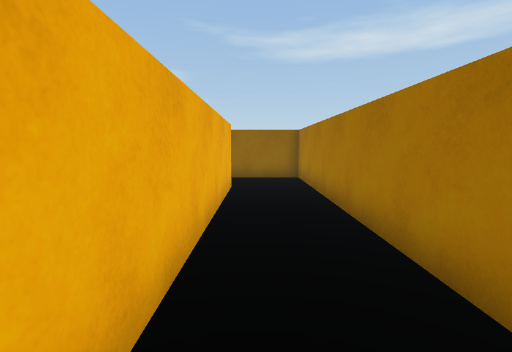
view 1 (above)

13 first-person views from a walk through a 3-D level made in the Unity game engine. The camera is 1.3 m above the floor, tilts 6° down and sees 85° across. The floor is counted in squares, 1 m on a side. Each view is taken from the middle of a square. On the plan, view 1 faces up. The plan holds only what a view shows up to about 13 squares ahead; the rest is blank. The place goes on beyond the plan. The player is left out. Some animated figures are left out. Surface patterns are stand-ins for the level's own textures.

view 2
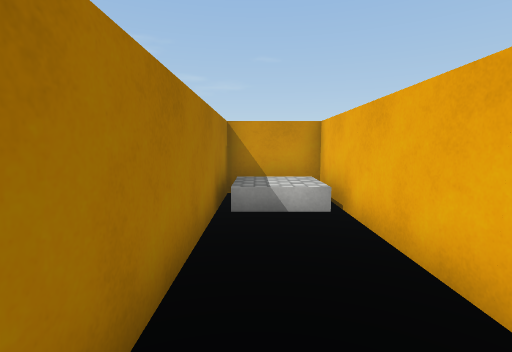

view 3
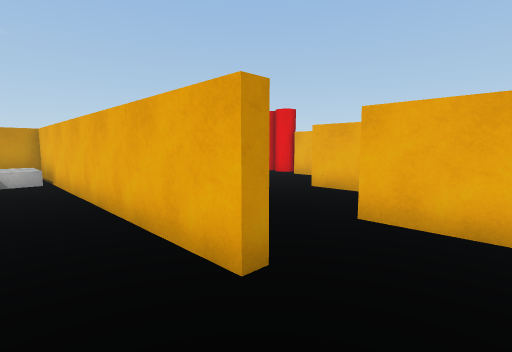

view 4
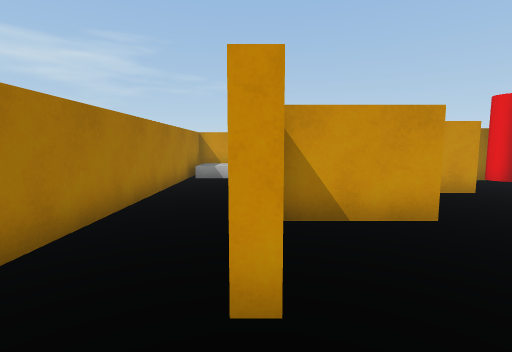

view 5
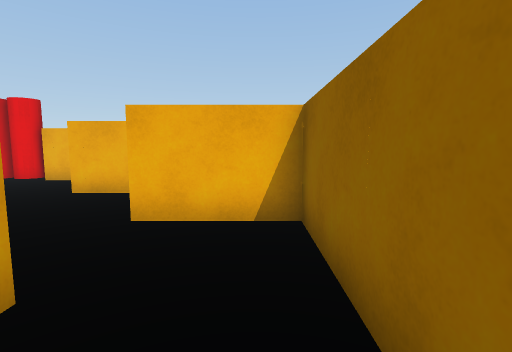

view 6
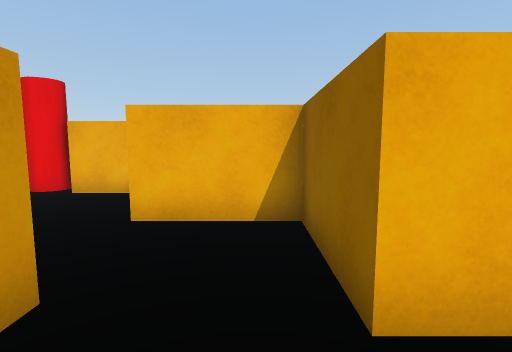

view 7
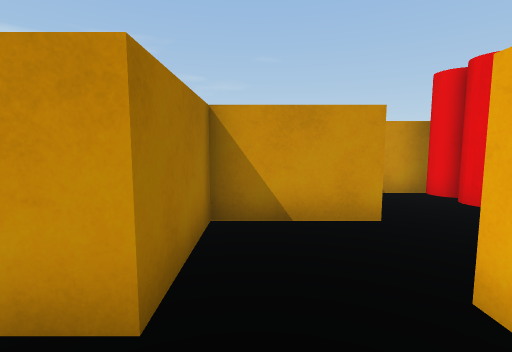

view 8
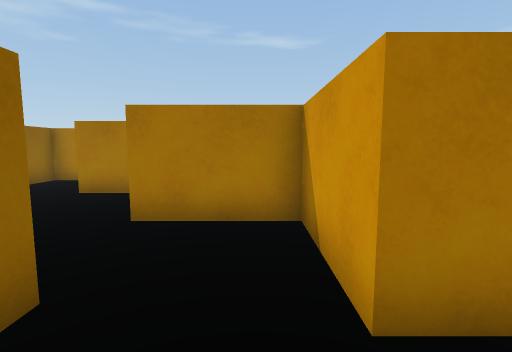

view 9
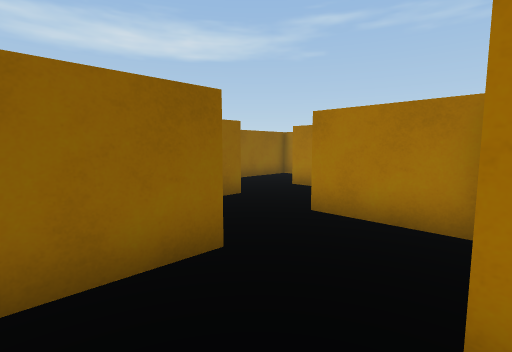

view 10
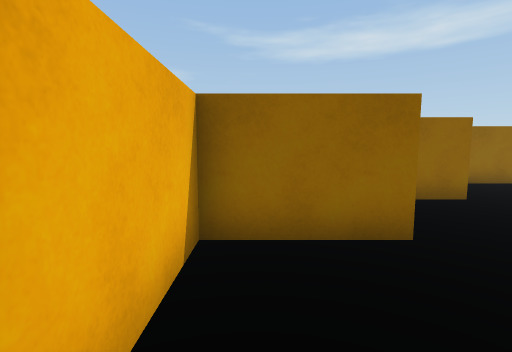

view 11
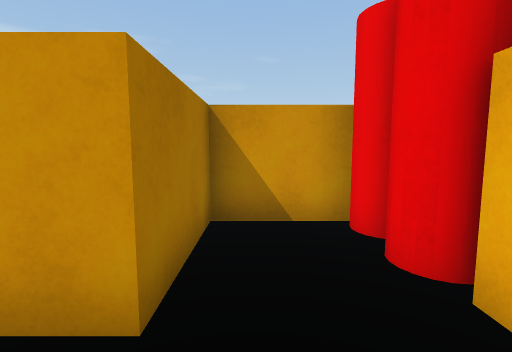

view 12
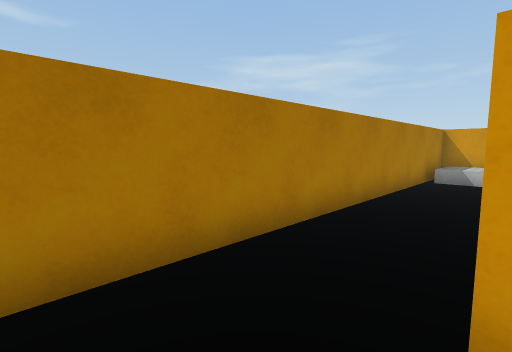

view 13
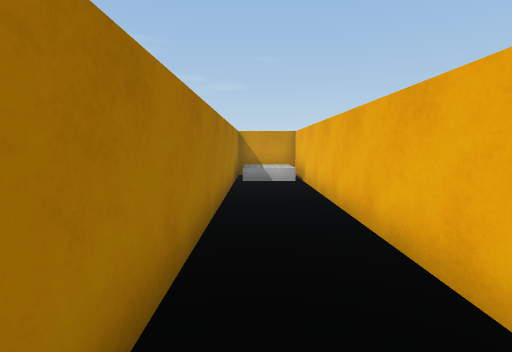

### Floor plan
Points are (right, up) in squares from view 1. A wall is a line through its corners. A room is listed if a view was taken in it or the views show most of it. See-through windows are left out.
Room 1 (views 1, 2, 3, 4, 5, 6, 12, 13)
walls: (-1.2, 7.5) (-1.2, 9) (-0.8, 9) (-0.8, -2.8) (1.8, -2.8) (1.8, 11.8) (-3.8, 11.8) (-3.8, 8.8); (-4.2, 6.2) (-1.4, 6.2)
ways out: opening at (-4, 7.5) to room 2
objects: other object (0, -2) to (1, -1)
Room 2 (view 7)
walls: (-3.8, 8.8) (-6.8, 8.8) (-6.8, 5.8)
ways out: opening at (-4, 7.5) to room 1; opening at (-5.5, 6) to room 5
Room 3 (views 8, 11)
walls: (-6.8, 5.8) (-9.8, 5.8) (-9.8, 2.8)
ways out: opening at (-8.5, 3) to room 4; opening at (-7, 4.5) to room 5
Room 4 (views 9, 10)
walls: (-10, 0.2) (-7.2, 0.2) (-7.2, 3.2)
ways out: opening at (-8.5, 3) to room 3
Room 5 (no view inside)
walls: (-7.2, 3.2) (-4.2, 3.2) (-4.2, 6.2)
ways out: opening at (-5.5, 6) to room 2; opening at (-7, 4.5) to room 3

Positions as (right, up) in squares from view 1, and headings:
1: (0, 0), facing up
2: (1, 5), facing down
3: (1, 11), facing down-left
4: (-1, 11), facing down
5: (1, 11), facing left
6: (-2, 8), facing left
7: (-5, 8), facing down
8: (-9, 4), facing right
9: (-9, 3), facing up-right
10: (-9, 2), facing up
11: (-8, 5), facing down
12: (-1, 11), facing down-right
13: (1, 10), facing down
